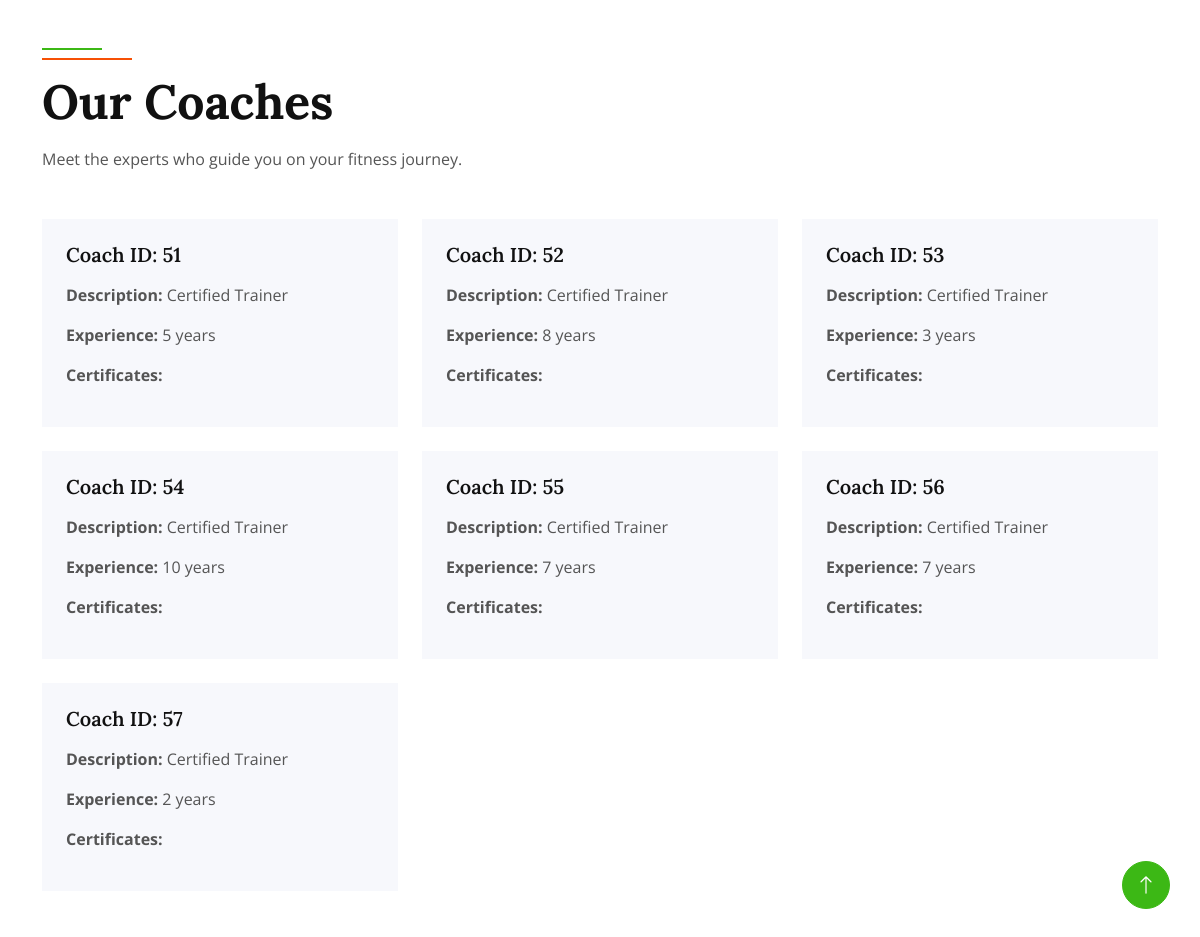
Before: /coaches with the older database file.
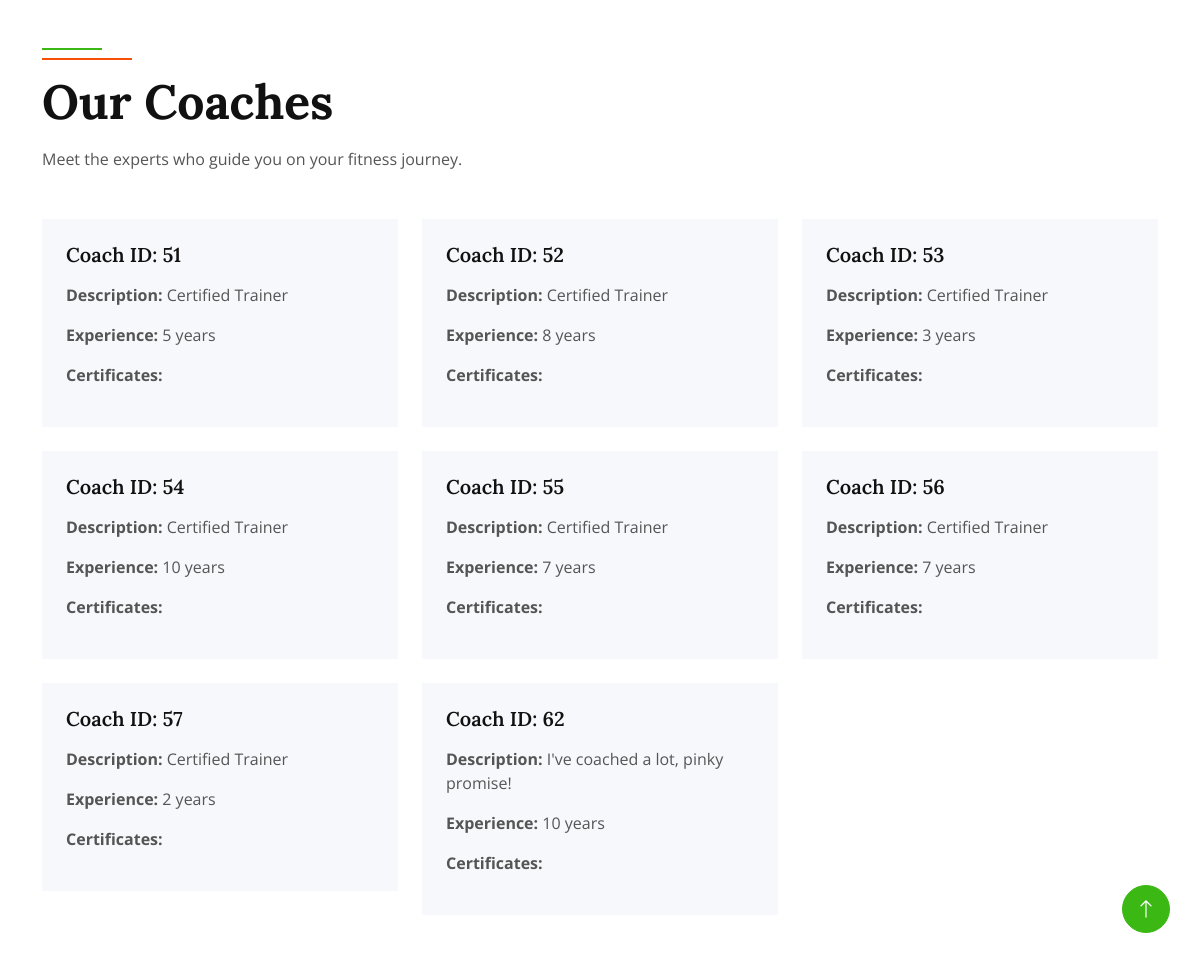
After: the same page with the newer database file.
### tables this page shows
CREATE TABLE `Coach` (`Coach_ID`, `Verified`, `Description`, `Experience`, `Certificates`);

### app.py (the view)
@app.route('/coaches', methods=['GET'])
def GetCoach():
    conn = get_db_connection()
    cursor = conn.cursor()
    query = """
    SELECT  Coach_ID, Verified, Description, Experience, Certificates
    FROM Coach
    """
    cursor.execute(query)
    result = cursor.fetchall()
    coaches_data = [
        {"Coach_ID": row[0], "Verified": row[1], "Description": row[2], "Experience": row[3], "Certificates": row[4],
         } for row in result]
    return render_template('coaches_details.html', coaches=coaches_data)

### app.py (called while the page is built)
def get_db_connection():
    conn = sqlite3.connect(DATABASE)
    conn.row_factory = sqlite3.Row
    return conn

### templates/coaches_details.html (shortened to what this page needs)
<!DOCTYPE html>
<html lang="en">
<head>
    <link href="https://cdnjs.cloudflare.com/ajax/libs/font-awesome/5.10.0/css/all.min.css" rel="stylesheet">
    <link href="https://cdn.jsdelivr.net/npm/bootstrap-icons@1.4.1/font/bootstrap-icons.css" rel="stylesheet">
    <link href="{{ url_for('static', filename='css/bootstrap.min.css') }}" rel="stylesheet">
    <link href="{{ url_for('static', filename='css/style.css') }}" rel="stylesheet">
</head>
<body>
    <div class="container-xxl py-5">
        <div class="container">
            <div class="row g-0 gx-5 align-items-end">
                <div class="col-lg-6">
                    <div class="section-header text-start mb-5 wow fadeInUp" data-wow-delay="0.1s" style="max-width: 500px;">
                        <h1 class="display-5 mb-3">Our Coaches</h1>
                        <p>Meet the experts who guide you on your fitness journey.</p>
                    </div>
                </div>
            </div>
            <div class="row g-4">
                {% for coach in coaches %}
                <div class="col-xl-4 col-lg-6 col-md-6 wow fadeInUp" data-wow-delay="0.3s">
                    <div class="coach-item">
                        <div class="bg-light p-4 rounded">
                            <h5 class="mb-3">Coach ID: {{ coach['Coach_ID'] }}</h5>
                            <p><strong>Description:</strong> {{ coach['Description'] }}</p>
                            <p><strong>Experience:</strong> {{ coach['Experience'] }} </p>
                            <p><strong>Certificates:</strong> {{ coach['Certificates'] }}</p>
                        </div>
                    </div>
                </div>
                {% endfor %}
            </div>
        </div>
    </div>
    <a href="#" class="btn btn-lg btn-primary btn-lg-square rounded-circle back-to-top"><i class="bi bi-arrow-up"></i></a>
</body>
</html>

### static/css/style.css (style rules this page uses)
:root { --primary: #3CB815; --secondary: #F65005; --light: #F7F8FC; --dark: #111111; }
.back-to-top { position: fixed; display: none; right: 30px; bottom: 30px; z-index: 99; }
.btn { font-weight: 500; transition: .5s; }
.btn.btn-primary, .btn.btn-secondary, .btn.btn-outline-primary:hover, .btn.btn-outline-secondary:hover { color: #FFFFFF; }
.btn-lg-square { width: 48px; height: 48px; }
.btn-square, .btn-sm-square, .btn-lg-square { padding: 0; display: flex; align-items: center; justify-content: center; font-weight: normal; }
.section-header { position: relative; padding-top: 25px; }
.section-header::before { position: absolute; content: ""; width: 60px; height: 2px; top: 0; left: 50%; transform: translateX(-50%); background: var(--primary); }
.section-header::after { position: absolute; content: ""; width: 90px; height: 2px; top: 10px; left: 50%; transform: translateX(-50%); background: var(--secondary); }
.section-header.text-start::before, .section-header.text-start::after { left: 0; transform: translateX(0); }

Changed rows visible on the page:
added Coach: Coach_ID "62", Description "I've coached a lot, pinky promise!", Experience "10 years"
